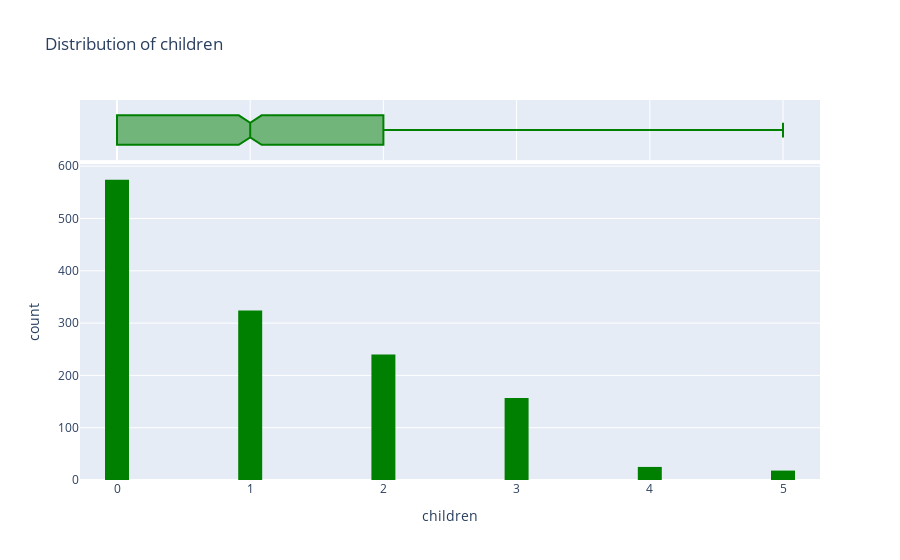

The notebook cell this image was saved under:
### Markdown cell above
### Observation:
Among 18-year-olds, smokers have significantly higher insurance charges than non-smokers.
The box plot shows a clear separation, indicating smoking is a strong predictor of charges.

### Code cell
# Visualize the distribution of 'children' with a histogram and box plot
fig = px.histogram(df, 
                   x='children', 
                   marginal='box', 
                   nbins=47, 
                   color_discrete_sequence=['green'],
                   title='Distribution of children')
fig.update_layout(bargap=0.1)
fig.show()

### Figure 1 — Plotly figure (JSON) as saved in the notebook; plotly's stock layout.template omitted (floating-point values rounded to 4 significant figures; data arrays with more than 128 entries replaced by an {"elided": "..."} marker saying what was removed)
{"data": [{"bingroup": "x", "hovertemplate": "children=%{x}<br>count=%{y}<extra></extra>", "legendgroup": "", "marker": {"color": "green", "pattern": {"shape": ""}}, "name": "", "nbinsx": 47, "orientation": "v", "showlegend": false, "type": "histogram", "x": {"elided": "1338 int values"}, "xaxis": "x", "yaxis": "y"}, {"hovertemplate": "children=%{x}<extra></extra>", "legendgroup": "", "marker": {"color": "green"}, "name": "", "notched": true, "showlegend": false, "type": "box", "x": {"elided": "1338 int values"}, "xaxis": "x2", "yaxis": "y2"}], "layout": {"autosize": true, "bargap": 0.1, "barmode": "relative", "legend": {"tracegroupgap": 0}, "title": {"text": "Distribution of children"}, "xaxis": {"anchor": "y", "autorange": true, "domain": [0, 1], "range": [-0.2778, 5.278], "title": {"text": "children"}, "type": "linear"}, "xaxis2": {"anchor": "y2", "autorange": true, "domain": [0, 1], "matches": "x", "range": [-0.2778, 5.278], "showgrid": true, "showticklabels": false, "type": "linear"}, "yaxis": {"anchor": "x", "autorange": true, "domain": [0, 0.8316], "range": [0, 604.2], "title": {"text": "count"}}, "yaxis2": {"anchor": "x2", "autorange": true, "domain": [0.8416, 1], "matches": "y2", "range": [-0.5, 0.5], "showgrid": false, "showline": false, "showticklabels": false, "ticks": "", "type": "category"}}}
